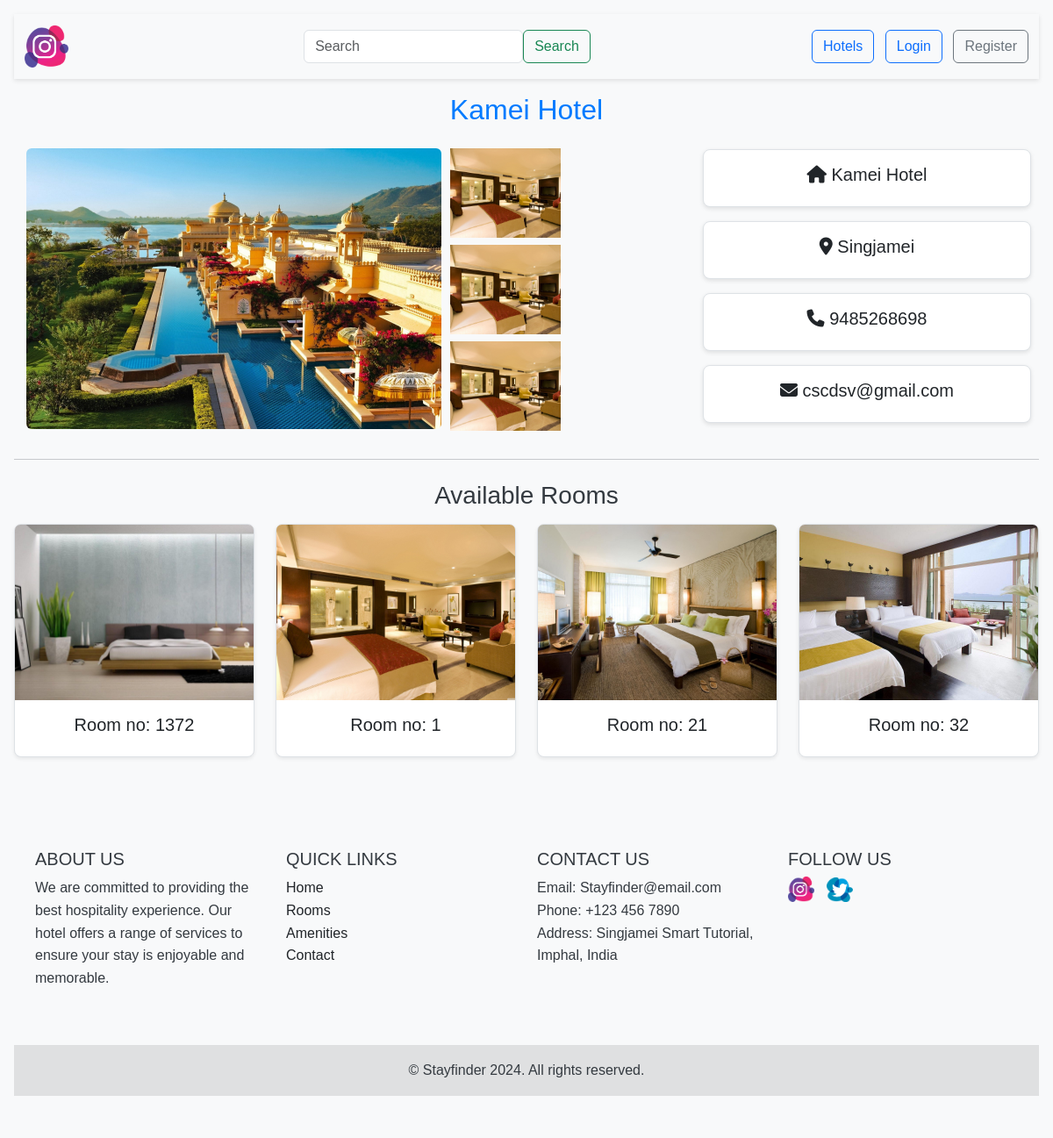
Page /hotel_details/?hotel=1 on the earlier database version.
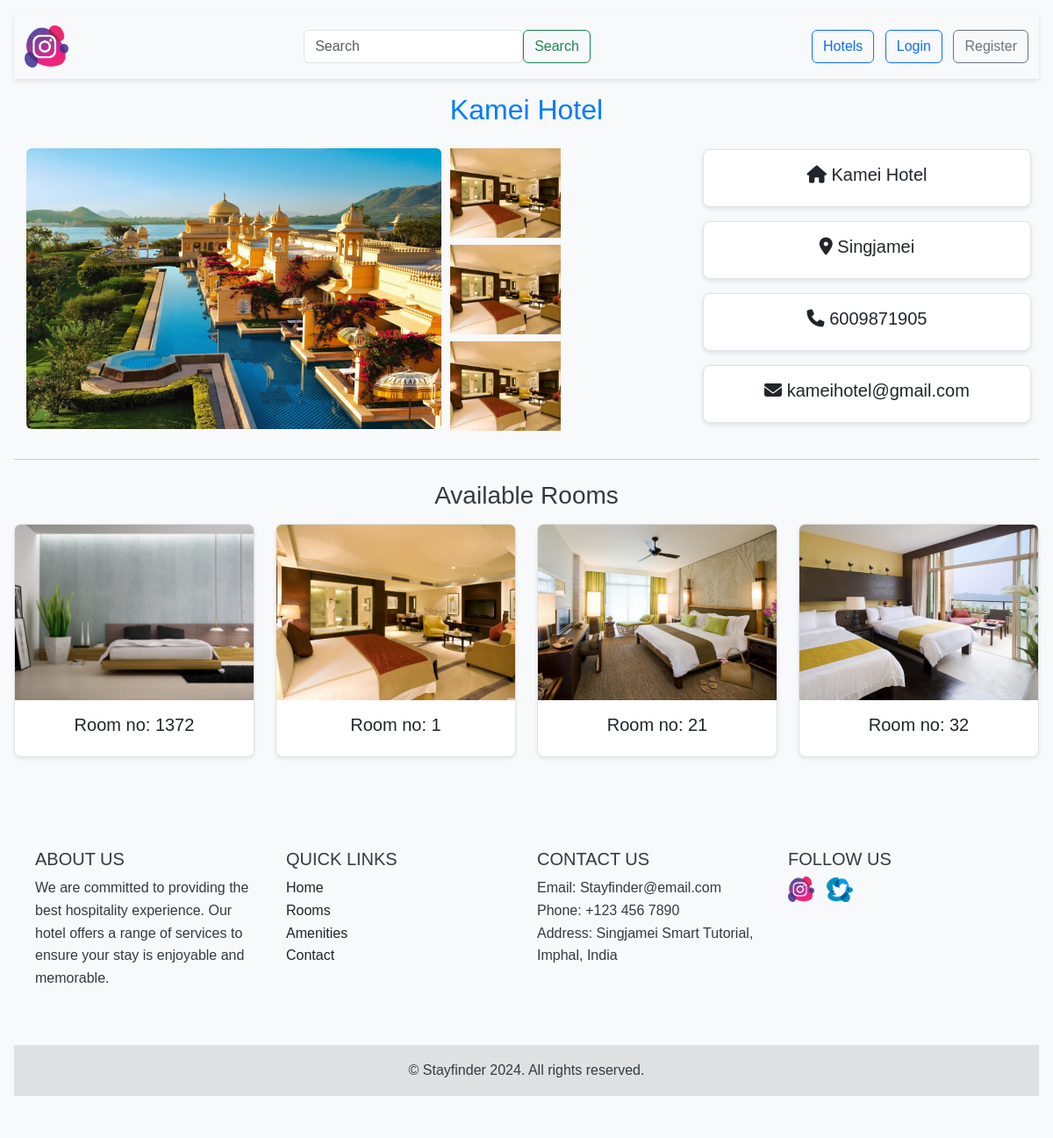
Same page on the later database version.
### StayfinderApp/models.py (models this page shows, shortened)
class Hotel(models.Model):
    hotel_name = models.CharField(max_length=255)
    location = models.CharField(max_length=255)
    longitude = models.CharField(max_length=50,blank=True, null=True)
    latitude = models.CharField(max_length=50 ,blank=True, null=True)
    hotel_banner = models.FileField(upload_to="hotel_image" , blank=True, null=True, default='no_image/noimage.png')
    interior_image = models.FileField(upload_to="hotel_image" ,blank=True, null=True,  default='no_image/noimage.png')
    user_role = models.ForeignKey(UserRole, on_delete=models.CASCADE, related_name='hotels')
    phone_number = models.CharField(max_length=255)
    email = models.CharField(max_length=255)
    picked_of_day=models.BooleanField(default=False)

### StayfinderApp/views.py (the view)
# urls.py: path('hotel_details/', views.hotel_details),
def hotel_details(request):
    hotel_id= request.GET["hotel"]
    hotel_details=Hotel.objects.filter(pk=hotel_id)[0]
    room_list=Room.objects.filter(hotel=hotel_details)
    context={
        "hotel_details":hotel_details,
        "room_list":room_list,
        }
    return render(request, 'hotel_details.html',context)

### StayfinderApp/templates/hotel_details.html (shortened to what this page needs)
{% extends 'base.html' %} {% block content %}
<h2 class="text-center mt-3 mb-4">{{ hotel_details.hotel_name }}</h2>
<section title="Hotel Details" class="mb-4">
    <div class="row">
      <div class="col-md-5">
        <img
          src="{{ hotel_details.hotel_banner.url }}"
          class="d-block w-100 img-fluid rounded large-image"
          style="
            height: 320px;
            width: 100%;
            object-fit: cover;
            margin-left: 14px;
          "
          alt="Hotel Banner"
        />
      </div>
      <div class="col-md-2">
        <div class="row mb-2 d-flex flex-column justify-content-center">
          <img
            src="{{ hotel_details.interior_image.url }}"
            class="img-fluid rounded small-image"
            style="height: 102px; width: 150px; object-fit: cover"
            alt="Interior Image 1"
          />
        </div>
        <div class="row mb-2">
          <img
            src="{{ hotel_details.interior_image.url }}"
            class="img-fluid rounded small-image"
            style="height: 102px; width: 150px; object-fit: cover"
            alt="Interior Image 2"
          />
        </div>
        <div class="row mb-2">
          <img
            src="{{ hotel_details.interior_image.url }}"
            class="img-fluid rounded small-image"
            style="height: 102px; width: 150px; object-fit: cover"
            alt="Interior Image 3"
          />
        </div>
      </div>
      <div
        class="col-md-4 d-flex flex-column justify-content-center"
        style="margin-left: 90px"
      >
        <div class="card mb-3">
          <div class="card-body text-center">
            <h5><i class="fas fa-home"></i> {{ hotel_details.hotel_name }}</h5>
          </div>
        </div>
        <div class="card mb-3">
          <div class="card-body text-center">
            <h5>
              <i class="fa-solid fa-location-dot"></i> {{ hotel_details.location}}
            </h5>
          </div>
        </div>
        <div class="card mb-3">
          <div class="card-body text-center">
            <h5>
              <i class="fa-solid fa-phone"></i> {{ hotel_details.phone_number }}
            </h5>
          </div>
        </div>
        <div class="card mb-3">
          <div class="card-body text-center">
            <h5>
              <i class="fa-solid fa-envelope"></i> {{ hotel_details.email }}
            </h5>
          </div>
        </div>
      </div>
    </div>
</section>
    <hr />
    <section title="Rooms" class="mt-4">
      <h3 class="text-center">Available Rooms</h3>
      <div class="row mt-3">
        {% if room_list %} {% for room in room_list %}
        <div class="col-sm-6 col-md-4 col-lg-3 mb-3">
          <a
            href="/room_details/?room={{ room.id }}"
            class="text-decoration-none"
          >
            <div class="card shadow-sm">
              <img
                src="{{ room.room_image.url }}"
                class="card-img-top img-fluid rounded-top"
                alt="Room Image"
              />
              <div class="card-body">
                <h5 class="card-title text-center">
                  Room no: {{ room.room_number }}
                </h5>
              </div>
            </div>
          </a>
        </div>
        {% endfor %} {% else %}
        <div class="col-12">
          <h5 class="text-danger text-center">Rooms not available!</h5>
        </div>
        {% endif %}
      </div>
    </section>
    {% endblock %}

Differences in the rows shown:
changed Hotel "Kamei Hotel": phone_number "9485268698" → "6009871905"; email "cscdsv@gmail.com" → "kameihotel@gmail.com"
